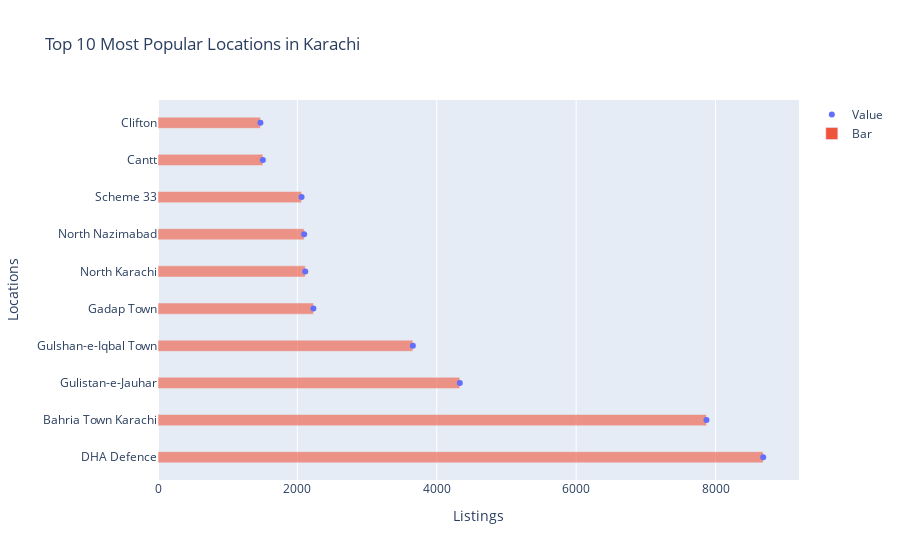

Write notebook code for a chart like this one.
### Code cell
import plotly.graph_objects as go

fig = go.Figure()
fig.add_trace(go.Scatter(y=top_10_karachi['location'], x=top_10_karachi['listings'],
                         mode='markers', name='Value'))
fig.add_trace(go.Bar(y=top_10_karachi['location'], x=top_10_karachi['listings'],
                     orientation='h', name='Bar', marker=dict(opacity=0.6),width=0.3))
fig.update_layout(title='Top 10 Most Popular Locations in Karachi', xaxis_title='Listings', yaxis_title='Locations', height=500)
fig.show()

### Figure 1 — Plotly figure (JSON) as saved in the notebook; plotly's stock layout.template omitted (floating-point values rounded to 4 significant figures)
{"data": [{"mode": "markers", "name": "Value", "type": "scatter", "x": [8684, 7870, 4331, 3657, 2230, 2113, 2097, 2060, 1505, 1470], "y": ["DHA Defence", "Bahria Town Karachi", "Gulistan-e-Jauhar", "Gulshan-e-Iqbal Town", "Gadap Town", "North Karachi", "North Nazimabad", "Scheme 33", "Cantt", "Clifton"]}, {"marker": {"opacity": 0.6}, "name": "Bar", "orientation": "h", "type": "bar", "width": 0.3, "x": [8684, 7870, 4331, 3657, 2230, 2113, 2097, 2060, 1505, 1470], "y": ["DHA Defence", "Bahria Town Karachi", "Gulistan-e-Jauhar", "Gulshan-e-Iqbal Town", "Gadap Town", "North Karachi", "North Nazimabad", "Scheme 33", "Cantt", "Clifton"]}], "layout": {"autosize": true, "title": {"text": "Top 10 Most Popular Locations in Karachi"}, "xaxis": {"autorange": true, "range": [0, 9222.0], "title": {"text": "Listings"}, "type": "linear"}, "yaxis": {"autorange": true, "range": [-0.6337, 9.634], "title": {"text": "Locations"}, "type": "category"}}}
